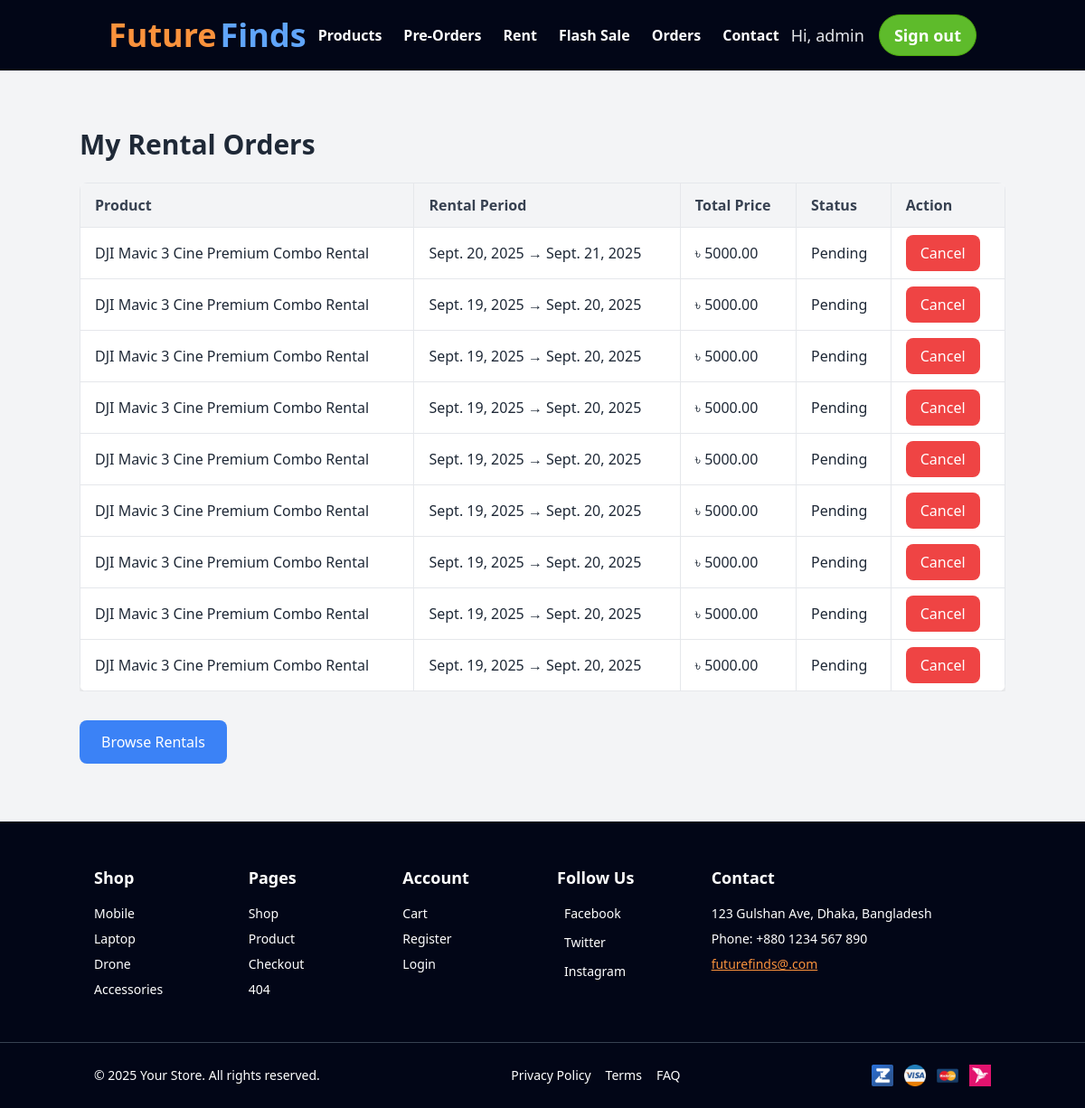
The app's page /product/rental-orders/ (signed in) with its own data.
### products/models.py (models this page shows, shortened)
class RentalOrder(models.Model):
    user = models.ForeignKey(User, on_delete=models.CASCADE, related_name='rental_orders')
    product = models.ForeignKey(ProductRent, on_delete=models.CASCADE, related_name='rental_orders')
    rental_start_date = models.DateField()
    rental_end_date = models.DateField()
    total_rent_price = models.DecimalField(max_digits=10, decimal_places=2, blank=True, null=True)
    status = models.CharField(
        max_length=20,
        choices=[
            ('Pending', 'Pending'),
            ('Confirmed', 'Confirmed'),
            ('Returned', 'Returned'),
            ('Cancelled', 'Cancelled'),
        ],
        default='Pending'
    )

class ProductRent(models.Model):
    title = models.CharField(max_length=255)
    description = models.TextField()
    image = models.ImageField(upload_to='rental_products/')
    rent_price_per_day = models.DecimalField(max_digits=10, decimal_places=2)
    stock = models.PositiveIntegerField(default=1)
    available = models.BooleanField(default=True)
    created_at = models.DateTimeField(auto_now_add=True)
    updated_at = models.DateTimeField(auto_now=True)

### products/views.py (the view)
# urls.py: path('rental-orders/', views.rental_orders, name='rental_orders'),
@login_required
def rental_orders(request):
    orders = RentalOrder.objects.filter(user=request.user).order_by('-id')
    return render(request, 'rental_orders.html', {"orders": orders})

### templates/rental_orders.html (shortened to what this page needs)
<!DOCTYPE html>
<html lang="en">
<head>
  <link href="https://cdn.jsdelivr.net/npm/daisyui@4.12.24/dist/full.min.css" rel="stylesheet" type="text/css" />
  <script src="https://cdn.tailwindcss.com"></script>
</head>
<body class="bg-gray-100">
 {% load static %}
<header class="bg-slate-950 sticky top-0 z-50">
  <div class="container mx-auto flex justify-between items-center py-4 px-4 lg:px-8">
    <a href="{% url 'home' %}" class="flex items-center">
      <span class="text-orange-400 text-4xl font-bold">Future</span>
      <span class="text-blue-400 text-4xl font-bold ml-1">Finds</span>
    </a>
    <nav id="mobileMenu" class="hidden lg:flex md:flex-grow justify-center">
      <ul class="flex flex-col lg:flex-row lg:space-x-6 text-white font-semibold">
        <li><a href="{% url 'products' %}" class="hover:text-orange-400 py-2 block">Products</a></li>
        <li><a href="{% url 'preorder_products' %}" class="hover:text-orange-400 py-2 block">Pre-Orders</a></li>
        <li><a href="{% url 'rental_products' %}" class="hover:text-orange-400 py-2 block">Rent</a></li>
        <li><a href="{% url 'flash_sale' %}" class="hover:text-orange-400 py-2 block">Flash Sale</a></li>
        {% if user.is_authenticated %}
          <li><a href="{% url 'orders' %}" class="hover:text-orange-400 py-2 block">Orders</a></li>
        {% endif %}
        <li><a href="#footer_part" class="hover:text-orange-400 py-2 block">Contact</a></li>
      </ul>
    </nav>
    <div class="hidden lg:flex items-center space-x-4">
      {% if user.is_authenticated %}
        <span class="text-gray-200 text-lg">Hi, {{ user.username }}</span>
        <a href="{% url 'logout' %}"
           class="bg-[#5EBB2B] border border-[#4eaa0c] text-white hover:bg-transparent hover:text-[#5EBB2B] font-semibold px-4 py-2 rounded-full text-lg transition">
           Sign out
        </a>
      {% else %}
        <a href="{% url 'login' %}"
           class="bg-[#FF9900] border border-[#e17d00] text-black hover:bg-transparent hover:text-[#FF9900] font-semibold px-4 py-2 rounded-full text-lg transition">
           Sign in
        </a>
      {% endif %}
    </div>
  </div>
</header>
<main class="container mx-auto mt-16 mb-16">
  <h2 class="text-3xl font-bold text-gray-800 mb-6">My Rental Orders</h2>
  {% if orders %}
  <div class="overflow-x-auto">
    <table class="w-full border-collapse bg-white shadow-lg rounded-lg overflow-hidden">
      <thead>
        <tr class="bg-gray-100 text-gray-700">
          <th class="border px-4 py-3 text-left">Product</th>
          <th class="border px-4 py-3 text-left">Rental Period</th>
          <th class="border px-4 py-3 text-left">Total Price</th>
          <th class="border px-4 py-3 text-left">Status</th>
          <th class="border px-4 py-3 text-left">Action</th>
        </tr>
      </thead>
      <tbody>
        {% for order in orders %}
        <tr class="hover:bg-gray-50">
          <td class="border px-4 py-2">{{ order.product.title }}</td>
          <td class="border px-4 py-2">{{ order.rental_start_date }} → {{ order.rental_end_date }}</td>
          <td class="border px-4 py-2">৳ {{ order.total_rent_price }}</td>
          <td class="border px-4 py-2">{{ order.status }}</td>
          <td class="border px-4 py-2">
            {% if order.status == "Pending" or order.status == "Confirmed" %}
            <a href="{% url 'cancel_rental_order' order.id %}"
               class="inline-block bg-red-500 text-white px-4 py-2 rounded-lg hover:bg-red-600 transition">
              Cancel
            </a>
            {% else %}
            <span class="text-gray-500">No Actions</span>
            {% endif %}
          </td>
        </tr>
        {% endfor %}
      </tbody>
    </table>
  </div>
  {% else %}
  <p class="text-gray-600 mt-6">You have no rental orders yet.</p>
  {% endif %}
  <div class="mt-8">
    <a href="{% url 'rental_products' %}"
       class="inline-block bg-blue-500 text-white px-6 py-3 rounded-lg hover:bg-blue-600 transition">
      Browse Rentals
    </a>
  </div>
</main>
<footer class="bg-slate-950 text-white text-sm mt-10">
    {% load static %}
  <div class="container mx-auto px-4 py-12">
    <div class="grid grid-cols-1 sm:grid-cols-2 lg:grid-cols-6 gap-8">
      <div>
        <h3 class="text-lg font-semibold mb-4">Shop</h3>
        <ul class="space-y-2">
          <li><a href="/product/products/phone" class="hover:text-orange-400">Mobile</a></li>
          <li><a href="#" class="hover:text-orange-400">Laptop</a></li>
          <li><a href="#" class="hover:text-orange-400">Drone</a></li>
          <li><a href="#" class="hover:text-orange-400">Accessories</a></li>
        </ul>
      </div>
      <div>
        <h3 class="text-lg font-semibold mb-4">Pages</h3>
        <ul class="space-y-2">
          <li><a href="#" class="hover:text-orange-400">Shop</a></li>
          <li><a href="#" class="hover:text-orange-400">Product</a></li>
          <li><a href="#" class="hover:text-orange-400">Checkout</a></li>
          <li><a href="#" class="hover:text-orange-400">404</a></li>
        </ul>
      </div>
      <div>
        <h3 class="text-lg font-semibold mb-4">Account</h3>
        <ul class="space-y-2">
          <li><a href="#" class="hover:text-orange-400">Cart</a></li>
          <li><a href="#" class="hover:text-orange-400">Register</a></li>
          <li><a href="#" class="hover:text-orange-400">Login</a></li>
        </ul>
      </div>
      <div>
        <h3 class="text-lg font-semibold mb-4">Follow Us</h3>
        <ul class="space-y-3">
          <li><a href="#" class="flex items-center gap-2 hover:text-orange-400">
            <img src="{% static 'images/icons/facebook.svg' %}" class="h-4" alt=""> Facebook</a></li>
          <li><a href="#" class="flex items-center gap-2 hover:text-orange-400">
            <img src="{% static 'images/icons/twitter.svg' %}" class="h-4" alt=""> Twitter</a></li>
          <li><a href="#" class="flex items-center gap-2 hover:text-orange-400">
            <img src="{% static 'images/icons/instagram.svg' %}" class="h-4" alt=""> Instagram</a></li>
        </ul>
      </div>
      <div class="col-span-1 sm:col-span-2 lg:col-span-2">
        <h3 class="text-lg font-semibold mb-4">Contact</h3>
        <p class="mb-2">123 Gulshan Ave, Dhaka, Bangladesh</p>
        <p class="mb-2">Phone: +880 1234 567 890</p>
        <a href="mailto:info@yourstore.com" class="underline text-orange-400">futurefinds@.com</a>
      </div>
    </div>
  </div>
  <div class="border-t border-gray-700 py-6">
    <div class="container mx-auto px-4 flex flex-col md:flex-row justify-between items-center text-center gap-4">
      <p class="text-sm">&copy; 2025 Your Store. All rights reserved.</p>
      <ul class="flex flex-wrap justify-center gap-4">
        <li><a href="#" class="hover:text-orange-400">Privacy Policy</a></li>
        <li><a href="#" class="hover:text-orange-400">Terms</a></li>
        <li><a href="#" class="hover:text-orange-400">FAQ</a></li>
      </ul>
      <div class="flex items-center justify-center gap-3">
        <img src="{% static 'images/sslcommerz.png'%}" alt="SSLCommerz" class="h-6">
        <img src="{% static 'images/visa_11378344.png' %}" alt="Visa" class="h-6">
        <img src="{% static 'images/card_16174534.png' %}" alt="MasterCard" class="h-6">
        <img src="{% static 'images/unnamed.webp' %}" alt="bKash" class="h-6">
      </div>
    </div>
  </div>
</footer>
</body>
</html>

### records on screen
RentalOrder: product "DJI Mavic 3 Cine Premium Combo Rental", rental_start_date "Sept. 20, 2025", rental_end_date "Sept. 21, 2025", total_rent_price "5000.00", status "Pending", shows "Cancel"
RentalOrder: product "DJI Mavic 3 Cine Premium Combo Rental", rental_start_date "Sept. 19, 2025", rental_end_date "Sept. 20, 2025", total_rent_price "5000.00", status "Pending", shows "Cancel"
RentalOrder: product "DJI Mavic 3 Cine Premium Combo Rental", rental_start_date "Sept. 19, 2025", rental_end_date "Sept. 20, 2025", total_rent_price "5000.00", status "Pending", shows "Cancel"
RentalOrder: product "DJI Mavic 3 Cine Premium Combo Rental", rental_start_date "Sept. 19, 2025", rental_end_date "Sept. 20, 2025", total_rent_price "5000.00", status "Pending", shows "Cancel"
RentalOrder: product "DJI Mavic 3 Cine Premium Combo Rental", rental_start_date "Sept. 19, 2025", rental_end_date "Sept. 20, 2025", total_rent_price "5000.00", status "Pending", shows "Cancel"
RentalOrder: product "DJI Mavic 3 Cine Premium Combo Rental", rental_start_date "Sept. 19, 2025", rental_end_date "Sept. 20, 2025", total_rent_price "5000.00", status "Pending", shows "Cancel"
RentalOrder: product "DJI Mavic 3 Cine Premium Combo Rental", rental_start_date "Sept. 19, 2025", rental_end_date "Sept. 20, 2025", total_rent_price "5000.00", status "Pending", shows "Cancel"
RentalOrder: product "DJI Mavic 3 Cine Premium Combo Rental", rental_start_date "Sept. 19, 2025", rental_end_date "Sept. 20, 2025", total_rent_price "5000.00", status "Pending", shows "Cancel"
RentalOrder: product "DJI Mavic 3 Cine Premium Combo Rental", rental_start_date "Sept. 19, 2025", rental_end_date "Sept. 20, 2025", total_rent_price "5000.00", status "Pending", shows "Cancel"

### other values on screen
{{ user.username }} "admin"
